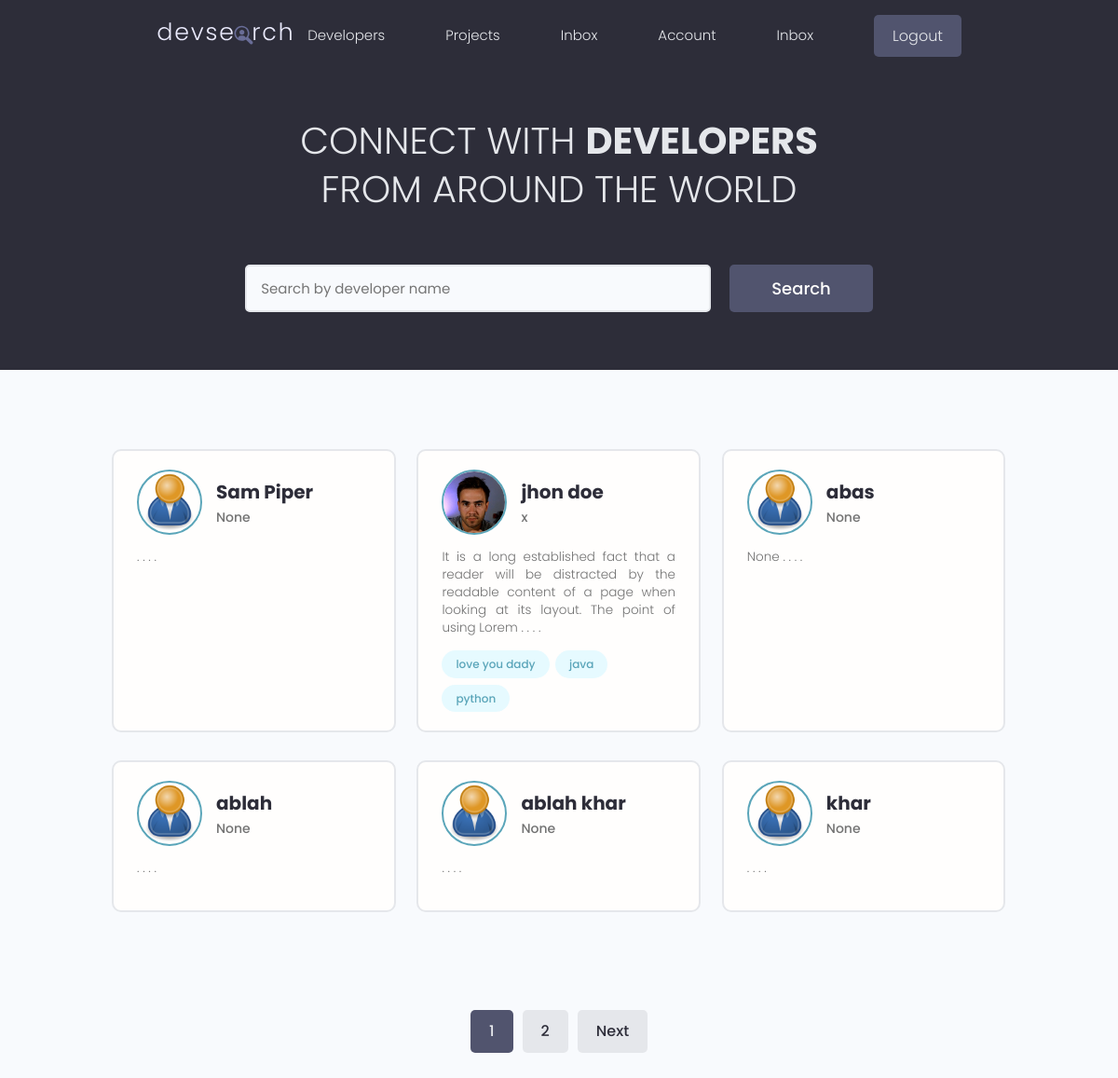
The page / (signed in) on the database its author committed.
### users/models.py (models this page shows, shortened)
class Profile(models.Model):
      user = models.OneToOneField(User, on_delete=models.CASCADE,
            null=True, blank=True)
      name = models.CharField(max_length=200, blank=True, null=True)
      email = models.EmailField(max_length=500, blank=True,null=True)
      username =models.CharField(max_length=200, blank=True, null=True)
      location = models.CharField(max_length=200, blank=True, null=True)
      short_intro = models.CharField(max_length=200, blank=True, null=True)
      bio = models.TextField(blank=True, null=True)
      profile_image = models.ImageField(blank=True,null=True,
            default='user-default.png', upload_to='profiles/')
      social_github  = models.CharField(max_length=200, blank=True, null=True)
      social_twitter = models.CharField(max_length=200, blank=True, null=True)
      social_linkdin = models.CharField(max_length=200, blank=True, null=True)
      social_youtube = models.CharField(max_length=200, blank=True, null=True)
      social_website = models.CharField(max_length=200, blank=True, null=True)
      created = models.DateTimeField(auto_now_add=True)
      id = models.UUIDField(default=uuid.uuid4 ,
                  unique=True , primary_key=True , editable=False )

class Skill(models.Model):
      owner = models.ForeignKey(Profile,on_delete=models.CASCADE,
                  null=True, blank=True)
      id = models.UUIDField(unique=True,
                  default=uuid.uuid4,primary_key=True,editable=False)
      name = models.CharField(max_length=100 , null=True, blank=True)
      description = models.TextField(max_length=1000 , null=True, blank=True)
      created = models.DateTimeField(auto_now_add=True)
      def __str__(self):
            return str(self.name)

### users/views.py (the view)
# urls.py: path('', views.profiles , name='profiles'),
def profiles(request):
      profiles , search_query = searchProfiles(request)
      profiles, paginator, custom_range =   pagination(request, profiles)
      if custom_range != 0 : # if not 0 , means we have range
            context = {
                  'profiles':profiles,
                  'search_query':search_query ,
                  'customRange': custom_range,
                  }
      else: # NO custom range
            context = {
                  'profiles':profiles,
                  'search_query':search_query ,
                  'customRange':paginator.page_range,
                  }
      return render(request, 'users/profiles.html',context)

### users/utils.py (called while the page is built)
def searchProfiles(request):
      search_query = ''
      if request.GET.get('search_query'):
            search_query = request.GET.get('search_query')
      skills = Skill.objects.filter(name__icontains= search_query)
      profiles = Profile.objects.distinct().filter(
            Q(name__icontains= search_query) |
             Q(short_intro__icontains= search_query) |
             Q(skill__in=skills)
             )
      if request.user:
            rm = request.user.username
            profiles = profiles.exclude(name=rm)
      return profiles, search_query

### users/templates/users/profiles.html (shortened to what this page needs)
{% extends "base.html" %}
{% load static %}
{% block content %}
  <main class="home">
      <section class="hero-section text-center">
        <div class="container container--narrow">
          <div class="hero-section__box">
            <h2>CONNECT WITH <span>DEVELOPERS</span></h2>
            <h2>FROM AROUND THE WORLD</h2>
          </div>
          <div class="hero-section__search">
            <form id='searchForm' class="form" action="{% url 'profiles'%}" method="get">
              <div class="form__field">
                <input class="input input--text" id="formInput#search" type="text" name="search_query"
                 value="{{search_query}}"  placeholder="Search by developer name" />
              </div>
              <input class="btn btn--sub btn--lg" type="submit" value="Search" />
            </form>
          </div>
        </div>
      </section>
      <section class="devlist">
        <div class="container">
          <div class="grid grid--three">
            {% for profile in profiles %}
            <div class="column card">
              <div class="dev">
                <a href="{% url 'userprofile' profile.id %}" class="card__body">
                  <div class="dev__profile">
                    <img class ="avatar avatar--md" src="{{ profile.profile_image.url }}" alt="image" />
                    <div class="dev__meta">
                      <h3>{{ profile.name }}</h3>
                      <h5>{{profile.short_intro|slice:'100'}}</h5>
                    </div>
                  </div>
                  <p class="dev__info">
                        {{ profile.bio|slice:'150' }} . . . .
                  </p>
                  <div class="dev__skills">
                  {% for skill in profile.skill_set.all|slice:'5' %}
                    <span class="tag tag--pill tag--main">
                      <small>{{skill}}</small>
                    </span>
                  {%endfor%}
                  </div>
                </a>
              </div>
            </div>
            {% endfor %}
          </div>
        </div>
      </section>
         {% include "pagination.html" with queryset=profiles customRange=customRange %}
    </main>
{% endblock content %}

### static/styles/app.css (style rules this page uses)
:root { --color-sub: #2d2d39; }
.btn--sub { background-color: var(--color-sub-light); }
.card { border: 2px solid var(--color-light); }
img { width: 100%; }
.hero-section { height: 40vh; display: flex; align-items: center; background-color: var(--color-sub); }
.hero-section__box { margin-bottom: 4rem; }
.hero-section__box > h2, .hero-section__box > h2 > span { font-size: 4rem; color: var(--color-light); line-height: 1.3; text-transform: uppercase; }
.hero-section__box > h2 { font-weight: 300; }
.hero-section__box > h2 > span { font-weight: 700; }
.hero-section__search > .form { display: flex; align-items: center; justify-content: center; gap: 2rem; }
.hero-section__search > .form input.input--text { width: 50rem; }
.devlist { margin-top: 8rem; }
.devlist .grid { align-items: stretch; }
.devlist .dev .dev__profile { display: flex; align-items: center; gap: 1.5rem; }
.devlist .dev .dev__meta h3 { color: var(--color-sub); font-size: 2rem; font-weight: 700; }
.devlist .dev .dev__meta h5 { color: var(--color-text); font-size: 1.4rem; font-weight: 500; }
.devlist .dev .dev__info { margin: 1.5rem 0; font-size: 1.35rem; line-height: 1.4; text-align: justify; }

### static/uikit/styles/modules/_variables.css (style rules this page uses)
:root { --color-main: #5aa5b9; --color-main-light: #e6faff; --color-sub: #3f4156; --color-sub-light: #51546e; --color-sub-lighter: #ededfd; --color-text: #737373; --color-gray: #8b8b8b; --color-light: #e5e7eb; --color-light-gray: #767676; --color-bg: #f8fafd; --color-white: #fffefd; --color-white-light: #f3f3f3; --color-success: #359e64; --color-success-bg: #def8e8; --color-error: #fc4b0b; --color-error-bg: #fff2ee; --font-base: 'Poppins', arial, helvetica, 'Segoe UI', roboto, ubuntu, sans-serif; --font-monospace: 'Fira Code', 'Courier New', courier, monospace; --font-regular: 300; --font-medium: 500; --font-bold: 700; --generic-shadow: 1px 1px 5px #00000010; --generic-transition: all 0.3s ease-in-out; }

### static/uikit/styles/modules/_base.css (style rules this page uses)
* { margin: 0; padding: 0; box-sizing: border-box; text-rendering: optimizeLegibility; color: inherit; font-size: inherit; }
html { font-size: 50%; }
@media only screen and (min-width: 480px) { html { font-size: 56.25%; } }
@media only screen and (min-width: 1200px) { html { font-size: 62.5%; } }
body { line-height: 1.6; font-weight: 400; font-size: 1.5rem; color: var(--color-text); background-color: var(--color-bg); min-height: 100vh; }

### static/uikit/styles/modules/_typography.css (style rules this page uses)
* { font-family: var(--font-base); }
h2 { font-size: 3.6rem; font-weight: var(--font-bold); }
h3 { font-size: 3.2rem; font-weight: var(--font-medium); }
h5 { font-size: 2.4rem; font-weight: var(--font-medium); }
h5, h6 { font-weight: var(--font-regular); }
p, span, strong { font-size: 1.6rem; color: var(--color-text); font-weight: var(--font-regular); }
a { padding-bottom: 2px; text-decoration: none; display: inline-block; color: var(--color-main); font-weight: var(--font-medium); }

### static/uikit/styles/modules/_utilities.css (style rules this page uses)
.container { width: 92%; max-width: 165rem; margin: 0 auto; box-sizing: border-box; }
.container--narrow { width: 92%; max-width: 120rem; }
@media screen and (min-width: 1000px) { .container { width: 90%; } }
@media screen and (min-width: 1000px) { .container--narrow { width: 85%; } }
@media screen and (min-width: 1200px) { .container { width: 80%; } }
@media screen and (min-width: 1200px) { .container--narrow { width: 72%; } }
.text-center { text-align: center; }

### static/uikit/styles/modules/_avatar.css (style rules this page uses)
.avatar { border-radius: 50%; border: 2px solid var(--color-main); object-fit: cover; }
.avatar--md { height: 7rem; width: 7rem; }

### static/uikit/styles/modules/_button.css (style rules this page uses)
.btn { display: inline-block; position: relative; cursor: pointer; background-color: var(--color-light); font-weight: var(--font-medium); color: var(--color-sub); text-decoration: none; padding: 1rem 2rem; border-radius: 0.5rem; border: none; width: -webkit-fit-content; width: -moz-fit-content; width: fit-content; height: -webkit-fit-content; height: -moz-fit-content; height: fit-content; font-size: 1.6rem; outline-width: 0; outline-color: transparent; -webkit-backface-visibility: hidden; backface-visibility: hidden; transition: all 0.3s ease-in-out; }
.btn--sub { background-color: var(--color-sub); color: var(--color-white); }
.btn--lg { font-size: 1.8rem; padding: 1.2rem 4.5rem; }

### static/uikit/styles/modules/_card.css (style rules this page uses)
.card { border-radius: 1rem; background-color: var(--color-white); border: 1.5px solid var(--color-light); width: auto; height: auto; margin-top: 0.5rem; margin-bottom: 0.5rem; overflow: hidden; }
.card__body, .card__header { padding: 2rem 2.5rem; }

### rows shown on the page
Profile: profile_image (placeholder picture), name "Sam Piper", short_intro "None"
Profile: profile_image (picture), name "jhon doe", short_intro "x", bio "It is a long established fact that a reader will be distracted by the readable content of a page when looking at its layout. The point of using Lorem"
Skill: name "love you dady"
Skill: name "java"
Skill: name "python"
Profile: profile_image (placeholder picture), name "abas", short_intro "None", bio "None"
Profile: profile_image (placeholder picture), name "ablah", short_intro "None"
Profile: profile_image (placeholder picture), name "ablah khar", short_intro "None"
Profile: profile_image (placeholder picture), name "khar", short_intro "None"

### other values the page prints
{{ page }} "1"
{{ page }} "2"
